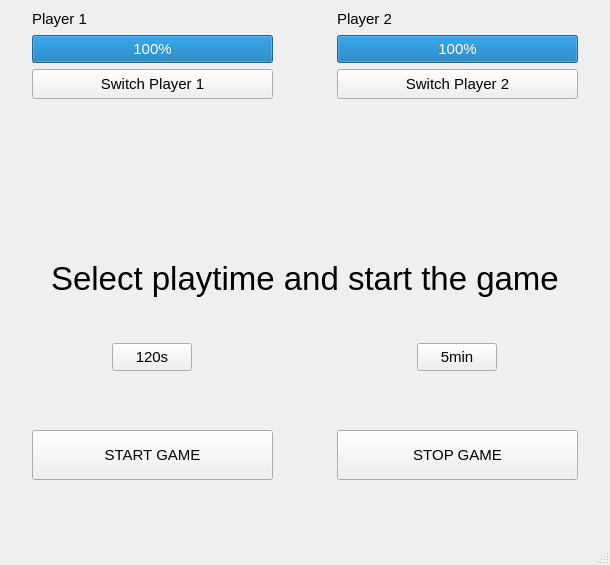
<?xml version="1.0" encoding="UTF-8"?>
<ui version="4.0">
 <class>MainWindow</class>
 <widget class="QMainWindow" name="MainWindow">
  <property name="geometry">
   <rect>
    <x>0</x>
    <y>0</y>
    <width>610</width>
    <height>565</height>
   </rect>
  </property>
  <property name="maximumSize">
   <size>
    <width>16777215</width>
    <height>600</height>
   </size>
  </property>
  <property name="font">
   <font>
    <pointsize>11</pointsize>
   </font>
  </property>
  <property name="windowTitle">
   <string>MainWindow</string>
  </property>
  <widget class="QWidget" name="centralwidget">
   <layout class="QGridLayout" name="gridLayout">
    <item row="0" column="1" alignment="Qt::AlignmentFlag::AlignHCenter">
     <widget class="QLabel" name="player1Label">
      <property name="minimumSize">
       <size>
        <width>241</width>
        <height>20</height>
       </size>
      </property>
      <property name="maximumSize">
       <size>
        <width>241</width>
        <height>20</height>
       </size>
      </property>
      <property name="text">
       <string>Player 1</string>
      </property>
     </widget>
    </item>
    <item row="13" column="1" alignment="Qt::AlignmentFlag::AlignHCenter">
     <widget class="QPushButton" name="chooseTime1">
      <property name="minimumSize">
       <size>
        <width>80</width>
        <height>28</height>
       </size>
      </property>
      <property name="maximumSize">
       <size>
        <width>16777215</width>
        <height>28</height>
       </size>
      </property>
      <property name="text">
       <string>120s</string>
      </property>
      <property name="checkable">
       <bool>true</bool>
      </property>
     </widget>
    </item>
    <item row="6" column="5">
     <spacer name="verticalSpacer_8">
      <property name="orientation">
       <enum>Qt::Orientation::Vertical</enum>
      </property>
      <property name="sizeHint" stdset="0">
       <size>
        <width>20</width>
        <height>40</height>
       </size>
      </property>
     </spacer>
    </item>
    <item row="17" column="1" colspan="4">
     <spacer name="horizontalSpacer">
      <property name="orientation">
       <enum>Qt::Orientation::Horizontal</enum>
      </property>
      <property name="sizeHint" stdset="0">
       <size>
        <width>40</width>
        <height>20</height>
       </size>
      </property>
     </spacer>
    </item>
    <item row="1" column="1" alignment="Qt::AlignmentFlag::AlignHCenter">
     <widget class="QProgressBar" name="progressBarP1">
      <property name="minimumSize">
       <size>
        <width>241</width>
        <height>28</height>
       </size>
      </property>
      <property name="maximumSize">
       <size>
        <width>241</width>
        <height>28</height>
       </size>
      </property>
      <property name="value">
       <number>100</number>
      </property>
      <property name="textVisible">
       <bool>true</bool>
      </property>
      <property name="invertedAppearance">
       <bool>false</bool>
      </property>
     </widget>
    </item>
    <item row="15" column="4">
     <spacer name="horizontalSpacer_3">
      <property name="orientation">
       <enum>Qt::Orientation::Horizontal</enum>
      </property>
      <property name="sizeHint" stdset="0">
       <size>
        <width>40</width>
        <height>20</height>
       </size>
      </property>
     </spacer>
    </item>
    <item row="13" column="4" alignment="Qt::AlignmentFlag::AlignHCenter">
     <widget class="QPushButton" name="chooseTime2">
      <property name="minimumSize">
       <size>
        <width>80</width>
        <height>28</height>
       </size>
      </property>
      <property name="text">
       <string>5min</string>
      </property>
      <property name="checkable">
       <bool>true</bool>
      </property>
     </widget>
    </item>
    <item row="12" column="1" colspan="4" alignment="Qt::AlignmentFlag::AlignHCenter|Qt::AlignmentFlag::AlignVCenter">
     <widget class="QLabel" name="gameInfoLabel">
      <property name="minimumSize">
       <size>
        <width>134</width>
        <height>109</height>
       </size>
      </property>
      <property name="baseSize">
       <size>
        <width>0</width>
        <height>0</height>
       </size>
      </property>
      <property name="font">
       <font>
        <pointsize>25</pointsize>
       </font>
      </property>
      <property name="text">
       <string>Select playtime and start the game</string>
      </property>
      <property name="scaledContents">
       <bool>false</bool>
      </property>
      <property name="margin">
       <number>0</number>
      </property>
      <property name="openExternalLinks">
       <bool>false</bool>
      </property>
     </widget>
    </item>
    <item row="16" column="5">
     <spacer name="verticalSpacer_2">
      <property name="orientation">
       <enum>Qt::Orientation::Vertical</enum>
      </property>
      <property name="sizeHint" stdset="0">
       <size>
        <width>20</width>
        <height>40</height>
       </size>
      </property>
     </spacer>
    </item>
    <item row="6" column="0">
     <spacer name="verticalSpacer_7">
      <property name="orientation">
       <enum>Qt::Orientation::Vertical</enum>
      </property>
      <property name="sizeHint" stdset="0">
       <size>
        <width>20</width>
        <height>40</height>
       </size>
      </property>
     </spacer>
    </item>
    <item row="12" column="5">
     <spacer name="verticalSpacer_4">
      <property name="orientation">
       <enum>Qt::Orientation::Vertical</enum>
      </property>
      <property name="sizeHint" stdset="0">
       <size>
        <width>20</width>
        <height>40</height>
       </size>
      </property>
     </spacer>
    </item>
    <item row="1" column="4" alignment="Qt::AlignmentFlag::AlignHCenter">
     <widget class="QProgressBar" name="progressBarP2">
      <property name="minimumSize">
       <size>
        <width>241</width>
        <height>28</height>
       </size>
      </property>
      <property name="maximumSize">
       <size>
        <width>241</width>
        <height>28</height>
       </size>
      </property>
      <property name="autoFillBackground">
       <bool>false</bool>
      </property>
      <property name="value">
       <number>100</number>
      </property>
      <property name="textVisible">
       <bool>true</bool>
      </property>
      <property name="invertedAppearance">
       <bool>false</bool>
      </property>
     </widget>
    </item>
    <item row="16" column="0">
     <spacer name="verticalSpacer">
      <property name="orientation">
       <enum>Qt::Orientation::Vertical</enum>
      </property>
      <property name="sizeHint" stdset="0">
       <size>
        <width>20</width>
        <height>40</height>
       </size>
      </property>
     </spacer>
    </item>
    <item row="16" column="4" alignment="Qt::AlignmentFlag::AlignHCenter">
     <widget class="QPushButton" name="stopGame">
      <property name="minimumSize">
       <size>
        <width>241</width>
        <height>28</height>
       </size>
      </property>
      <property name="maximumSize">
       <size>
        <width>16777215</width>
        <height>50</height>
       </size>
      </property>
      <property name="mouseTracking">
       <bool>false</bool>
      </property>
      <property name="text">
       <string>STOP GAME</string>
      </property>
     </widget>
    </item>
    <item row="6" column="3">
     <spacer name="verticalSpacer_5">
      <property name="orientation">
       <enum>Qt::Orientation::Vertical</enum>
      </property>
      <property name="sizeHint" stdset="0">
       <size>
        <width>20</width>
        <height>40</height>
       </size>
      </property>
     </spacer>
    </item>
    <item row="12" column="0">
     <spacer name="verticalSpacer_3">
      <property name="orientation">
       <enum>Qt::Orientation::Vertical</enum>
      </property>
      <property name="sizeHint" stdset="0">
       <size>
        <width>20</width>
        <height>40</height>
       </size>
      </property>
     </spacer>
    </item>
    <item row="0" column="4" alignment="Qt::AlignmentFlag::AlignHCenter">
     <widget class="QLabel" name="player2Label">
      <property name="minimumSize">
       <size>
        <width>241</width>
        <height>20</height>
       </size>
      </property>
      <property name="maximumSize">
       <size>
        <width>241</width>
        <height>20</height>
       </size>
      </property>
      <property name="text">
       <string>Player 2</string>
      </property>
     </widget>
    </item>
    <item row="15" column="1">
     <spacer name="horizontalSpacer_2">
      <property name="orientation">
       <enum>Qt::Orientation::Horizontal</enum>
      </property>
      <property name="sizeHint" stdset="0">
       <size>
        <width>40</width>
        <height>20</height>
       </size>
      </property>
     </spacer>
    </item>
    <item row="6" column="2">
     <spacer name="verticalSpacer_6">
      <property name="orientation">
       <enum>Qt::Orientation::Vertical</enum>
      </property>
      <property name="sizeHint" stdset="0">
       <size>
        <width>20</width>
        <height>40</height>
       </size>
      </property>
     </spacer>
    </item>
    <item row="16" column="1" alignment="Qt::AlignmentFlag::AlignHCenter">
     <widget class="QPushButton" name="startGame">
      <property name="minimumSize">
       <size>
        <width>241</width>
        <height>28</height>
       </size>
      </property>
      <property name="maximumSize">
       <size>
        <width>16777215</width>
        <height>50</height>
       </size>
      </property>
      <property name="acceptDrops">
       <bool>false</bool>
      </property>
      <property name="autoFillBackground">
       <bool>false</bool>
      </property>
      <property name="text">
       <string>START GAME</string>
      </property>
      <property name="checkable">
       <bool>false</bool>
      </property>
      <property name="autoDefault">
       <bool>false</bool>
      </property>
      <property name="default">
       <bool>false</bool>
      </property>
      <property name="flat">
       <bool>false</bool>
      </property>
     </widget>
    </item>
    <item row="2" column="4" alignment="Qt::AlignmentFlag::AlignHCenter">
     <widget class="QPushButton" name="switchPlayer2">
      <property name="minimumSize">
       <size>
        <width>241</width>
        <height>30</height>
       </size>
      </property>
      <property name="maximumSize">
       <size>
        <width>241</width>
        <height>30</height>
       </size>
      </property>
      <property name="text">
       <string>Switch Player 2</string>
      </property>
     </widget>
    </item>
    <item row="2" column="1" alignment="Qt::AlignmentFlag::AlignHCenter">
     <widget class="QPushButton" name="switchPlayer1">
      <property name="minimumSize">
       <size>
        <width>241</width>
        <height>30</height>
       </size>
      </property>
      <property name="maximumSize">
       <size>
        <width>241</width>
        <height>30</height>
       </size>
      </property>
      <property name="text">
       <string>Switch Player 1</string>
      </property>
     </widget>
    </item>
   </layout>
  </widget>
  <widget class="QStatusBar" name="statusbar"/>
  <widget class="QMenuBar" name="menubar">
   <property name="geometry">
    <rect>
     <x>0</x>
     <y>0</y>
     <width>610</width>
     <height>25</height>
    </rect>
   </property>
  </widget>
 </widget>
 <resources/>
 <connections/>
</ui>
